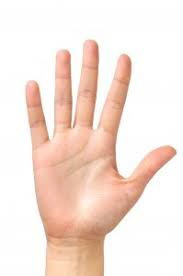
#> input picture hand.jpg, 183 x 276 px
$ python Thresholdingalgorithms.py
#> lines starting #> are read from the running program, lines starting #| are printed output that depends on the picture; after the words box and inside, x2 and y2 are one past the last pixel; in counts of white or black regions, pixels touching at a corner belong together
import cv2
import numpy as np

img = cv2.imread('hand.jpg')
#> img is the input picture: shape (276, 183, 3); mean B, G, R 219.1, 228.1, 246.2

#color_image=1, grayscale=0, unchanged =-1

#retval,  threshold = cv2.threshold(img, 210, 255, cv2.THRESH_BINARY)
#any pixel value below 210 will we white
#any pixel valueabove 210 will we black
#so the output is not good so we can convert to grayscale to make it easier
retval,  threshold = cv2.threshold(img, 210, 255, cv2.THRESH_BINARY)
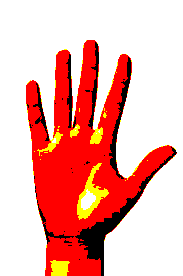
#> threshold: shape (276, 183, 3); mean B, G, R 166.5, 173.8, 240.7

grayscale = cv2.cvtColor(img, cv2.COLOR_BGR2GRAY)
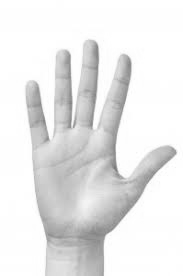
#> grayscale: shape (276, 183); min 121, max 255, mean 232.5

retval2,  threshold2 = cv2.threshold(grayscale, 210, 255, cv2.THRESH_BINARY)
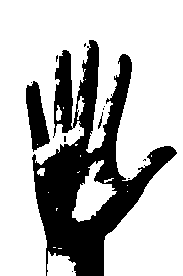
#> threshold2: shape (276, 183); 73% white; 13 black regions (10 under 20 px), largest, box (x1, y1, x2, y2) and area: (32, 40, 177, 276) 12553, (26, 81, 50, 152) 997, (98, 112, 103, 129) 28

#gaussian adaptive threshold
gaus =cv2.adaptiveThreshold(grayscale, 255, cv2.ADAPTIVE_THRESH_GAUSSIAN_C, cv2.THRESH_BINARY, 115, 1)
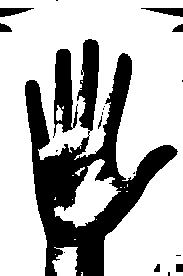
#> gaus: shape (276, 183); 72.2% white; 19 black regions (10 under 20 px), largest, box (x1, y1, x2, y2) and area: (25, 39, 178, 276) 12088, (53, 49, 78, 138) 1290, (141, 8, 183, 17) 213

#otashu threshold

retval2,  ots = cv2.threshold(grayscale, 210, 255, cv2.THRESH_BINARY+cv2.THRESH_OTSU)
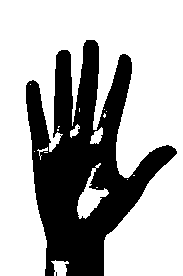
#> ots: shape (276, 183); 67.6% white; 3 black regions (2 under 20 px), largest, box (x1, y1, x2, y2) and area: (26, 40, 177, 276) 16364
#> retval2 = 221


cv2.imshow('original', img)
cv2.imshow('threshold', threshold)
cv2.imshow('threshold2', threshold2)
cv2.imshow('gaus', gaus)
cv2.imshow('ots', ots)
cv2.waitKey(0)
cv2.destroyAllWindows()
